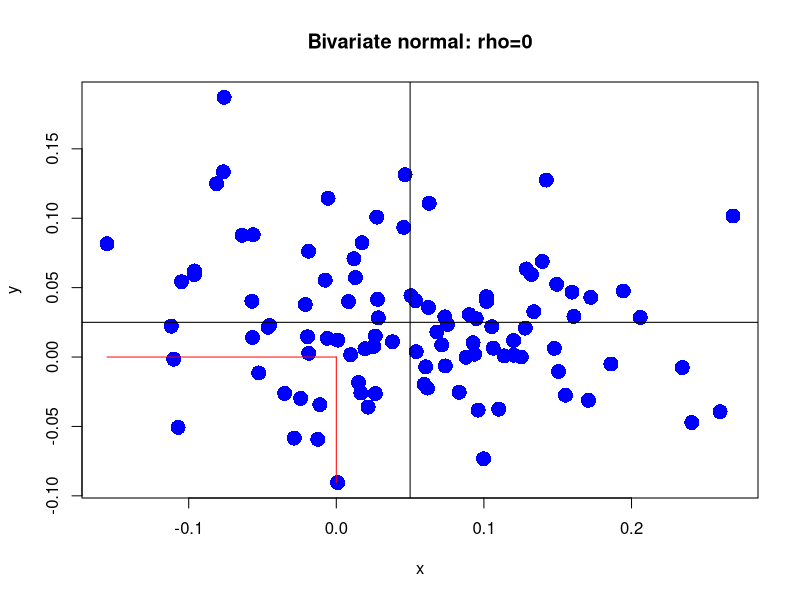
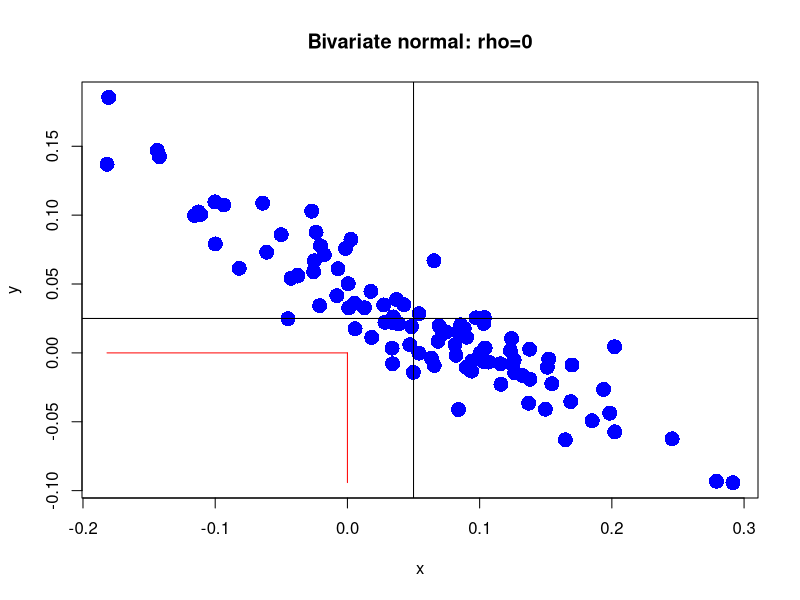

R code for these plots, in order:
options(digits=4)
library(mvtnorm)

#
# bivariate normal distribution
#

mu.x = 0.05
sig.x = 0.1
mu.y = 0.025
sig.y = 0.05

#1
rho.xy = 0
sig.xy = rho.xy*sig.x*sig.y
Sigma.xy = matrix(c(sig.x^2, sig.xy, sig.xy, sig.y^2), 2, 2, byrow=TRUE)


n = 100
set.seed(123)
xy.vals = rmvnorm(n, mean=c(mu.x, mu.y), sigma=Sigma.xy) 
head(xy.vals)



# scatterplot
plot(xy.vals[,1], xy.vals[,2], pch=16, cex=2, col="blue", 
     xlab="x", ylab="y")
title("Bivariate normal: rho=0")
abline(h=mu.y, v=mu.x)
segments(x0=0, y0=min(xy.vals[,2]), x1=0, y1=0, col="red")
segments(x0=min(xy.vals[,1]), y0=0, x1=0, y1=0, col="red")


#2
rho.xy = -.9
sig.xy = rho.xy*sig.x*sig.y
Sigma.xy = matrix(c(sig.x^2, sig.xy, sig.xy, sig.y^2), 2, 2, byrow=TRUE)


n = 100
set.seed(123)
xy.vals = rmvnorm(n, mean=c(mu.x, mu.y), sigma=Sigma.xy) 
head(xy.vals)



# scatterplot
plot(xy.vals[,1], xy.vals[,2], pch=16, cex=2, col="blue", 
     xlab="x", ylab="y")
title("Bivariate normal: rho=0")
abline(h=mu.y, v=mu.x)
segments(x0=0, y0=min(xy.vals[,2]), x1=0, y1=0, col="red")
segments(x0=min(xy.vals[,1]), y0=0, x1=0, y1=0, col="red")

#3
rho.xy = .9
sig.xy = rho.xy*sig.x*sig.y
Sigma.xy = matrix(c(sig.x^2, sig.xy, sig.xy, sig.y^2), 2, 2, byrow=TRUE)


n = 100
set.seed(123)
xy.vals = rmvnorm(n, mean=c(mu.x, mu.y), sigma=Sigma.xy) 
pmvnorm(lower=c(-Inf, -Inf), upper=c(0, 0), mean=c(mu.x, mu.y), sigma=Sigma.xy)

#4
rho.xy = 0
sig.xy = rho.xy*sig.x*sig.y
Sigma.xy = matrix(c(sig.x^2, sig.xy, sig.xy, sig.y^2), 2, 2, byrow=TRUE)


n = 100
set.seed(123)
xy.vals = rmvnorm(n, mean=c(mu.x, mu.y), sigma=Sigma.xy) 
pmvnorm(lower=c(-Inf, -Inf), upper=c(0, 0), mean=c(mu.x, mu.y), sigma=Sigma.xy)

#3
rho.xy = -.9
sig.xy = rho.xy*sig.x*sig.y
Sigma.xy = matrix(c(sig.x^2, sig.xy, sig.xy, sig.y^2), 2, 2, byrow=TRUE)


n = 100
set.seed(123)
xy.vals = rmvnorm(n, mean=c(mu.x, mu.y), sigma=Sigma.xy) 
pmvnorm(lower=c(-Inf, -Inf), upper=c(0, 0), mean=c(mu.x, mu.y), sigma=Sigma.xy)
